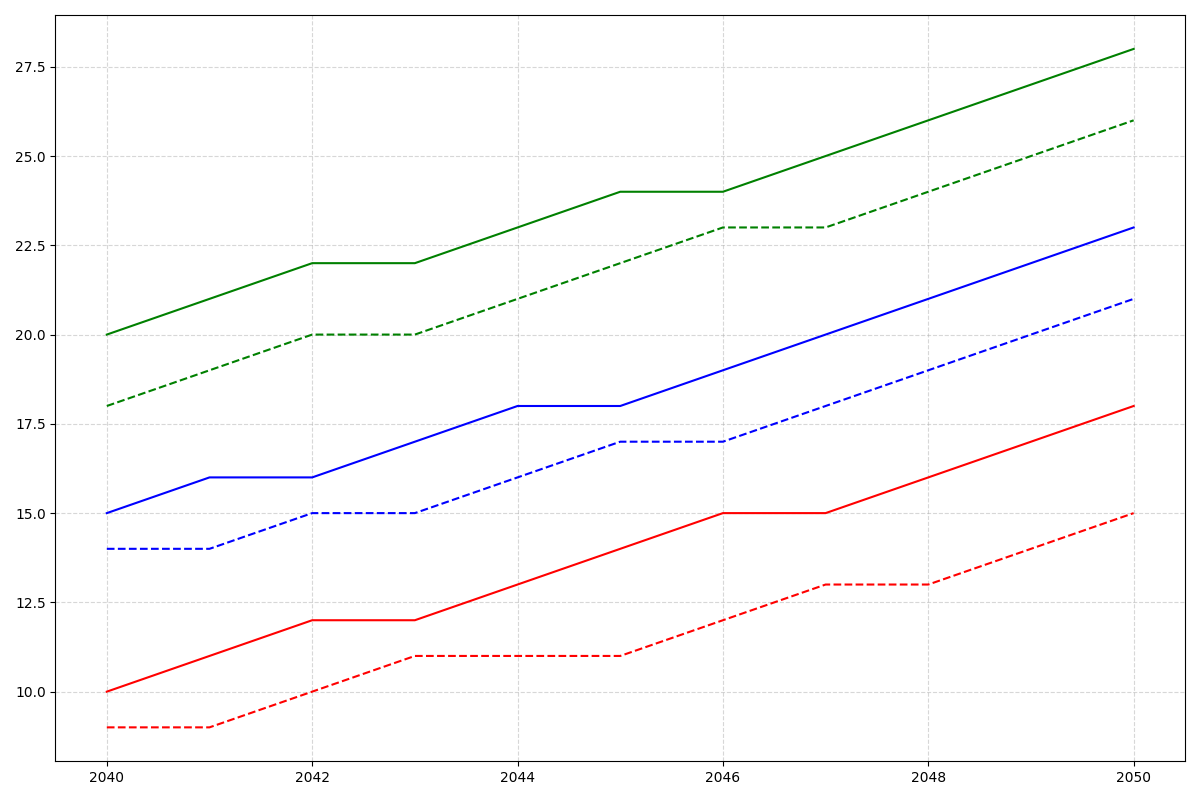

Write the Python code that produced this figure.
import matplotlib.pyplot as plt
import numpy as np

# Define time axis (years)
years = np.arange(2040, 2051)

# Define crop growth rates for two colonies in percentage (%)
wheat_a = np.array([20, 21, 22, 22, 23, 24, 24, 25, 26, 27, 28])
corn_a = np.array([15, 16, 16, 17, 18, 18, 19, 20, 21, 22, 23])
rice_a = np.array([10, 11, 12, 12, 13, 14, 15, 15, 16, 17, 18])
wheat_b = np.array([18, 19, 20, 20, 21, 22, 23, 23, 24, 25, 26])
corn_b = np.array([14, 14, 15, 15, 16, 17, 17, 18, 19, 20, 21])
rice_b = np.array([9, 9, 10, 11, 11, 11, 12, 13, 13, 14, 15])

# Set up the plot
fig, ax = plt.subplots(figsize=(12, 8))

# Plot the data
ax.plot(years, wheat_a, color='green', linestyle='-')
ax.plot(years, corn_a, color='blue', linestyle='-')
ax.plot(years, rice_a, color='red', linestyle='-')

ax.plot(years, wheat_b, color='green', linestyle='--')
ax.plot(years, corn_b, color='blue', linestyle='--')
ax.plot(years, rice_b, color='red', linestyle='--')

# Grid
ax.grid(True, linestyle='--', alpha=0.5)

# Tight layout to prevent overlapping
plt.tight_layout()

# Show the plot
plt.show()
